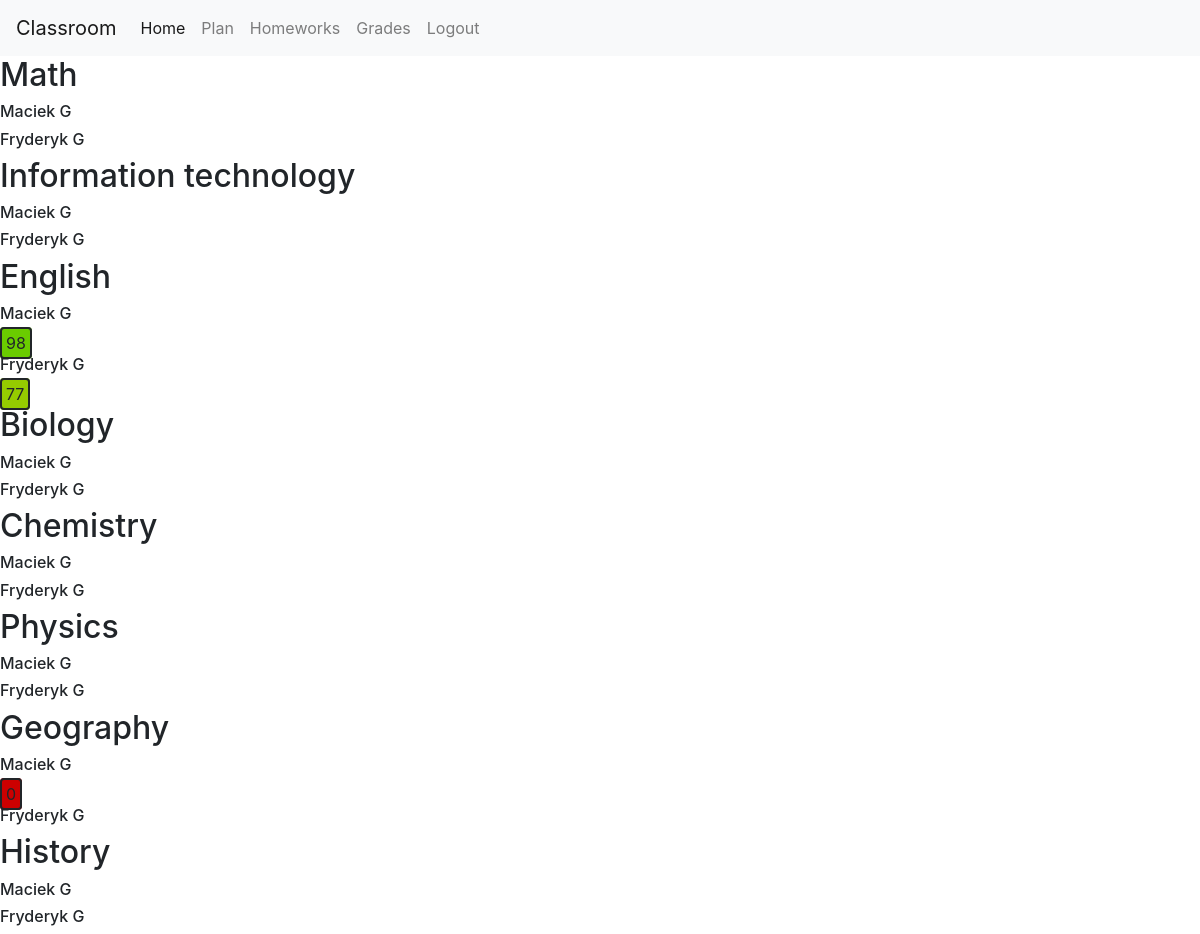
Page /grades (signed in) on the committed database.
### classroom/models.py (models this page shows, shortened)
class User(AbstractUser):
    type = models.CharField(max_length=3, choices=USER_TYPE_CHOICES, null=True)
    group = models.ForeignKey(Class, on_delete=models.CASCADE, null=True ,related_name="class_students")
    school = models.ForeignKey(School, on_delete=models.CASCADE, null=True ,related_name="school_students")

class Grade(models.Model):
    submission = models.ForeignKey(homework_submission, on_delete=models.CASCADE, related_name="grade")
    grade = models.IntegerField()
    feedback = models.CharField(max_length=1000)
    teacher = models.ForeignKey(User, on_delete=models.CASCADE, related_name="students_grades")

### classroom/views.py (the view)
# urls.py: path("grades", views.grade_view, name="grade"),
def grade_view(request):
    user = request.user
    if user.type == "SU":
        submissions = user.my_submissions.all()
        averages = []
        for subject in SUBJECT_CHOICES:
            subject_name = subject[1]
            sum = 0
            amount = 0
            for submission in submissions:
                if subject_name == submission.homework.get_subject_display():
                    for grade in submission.grade.all():
                        sum+=grade.grade
                        amount+=1
            if amount == 0:
                averages.append((subject_name, 0))
            else:
                averages.append((subject_name, round(sum / amount, 2)))
        return render(request, "classroom/su_grade.html",{
            "submissions": submissions,
            "subjects": averages
        })
    else:
        grades = user.students_grades.all()
        students = set()
        for grade in grades:
            students.add(grade.submission.student)
        students_list=list(students)
        return render(request, "classroom/st_grade.html",{
            "grades": grades,
            "students":students_list,
            "subjects": SUBJECT_CHOICES
        })

### classroom/templates/classroom/st_grade.html (shortened to what this page needs)
{% extends "classroom/layout.html" %}
{% load static %}
{%block body%}
    {%for subject in subjects%}
        <h2>{{subject.1}}</h2>
        {%for student in students%}
            <h6>{{student.first_name}} {{student.last_name}}</h6>
            {% for grade in grades %}
                {% if grade.submission.student == student%}
                    {% if grade.submission.homework.subject == subject.0 %}
                        <div class="grade" data-score="{{grade.grade}}">{{grade.grade}}</div>
                    {%endif%}
                {%endif%}
            {%endfor%}
        {%endfor%}
    {%endfor%}
{%endblock%}

### classroom/static/classroom/style.css (style rules this page uses)
.grade { display: inline; background-color: greenyellow; border-style: solid; border-radius: 4px ; border-width: 2px; padding: 4px; }

### rows in the picture
User: first_name "Maciek", last_name "G"
User: first_name "Fryderyk", last_name "G"
Grade: grade "98"
Grade: grade "77"
Grade: grade "0"

### other values in the picture
{{ subject.1 }} "Math" "Information technology" "English" "Biology" "Chemistry" "Physics" "Geography" "History"
